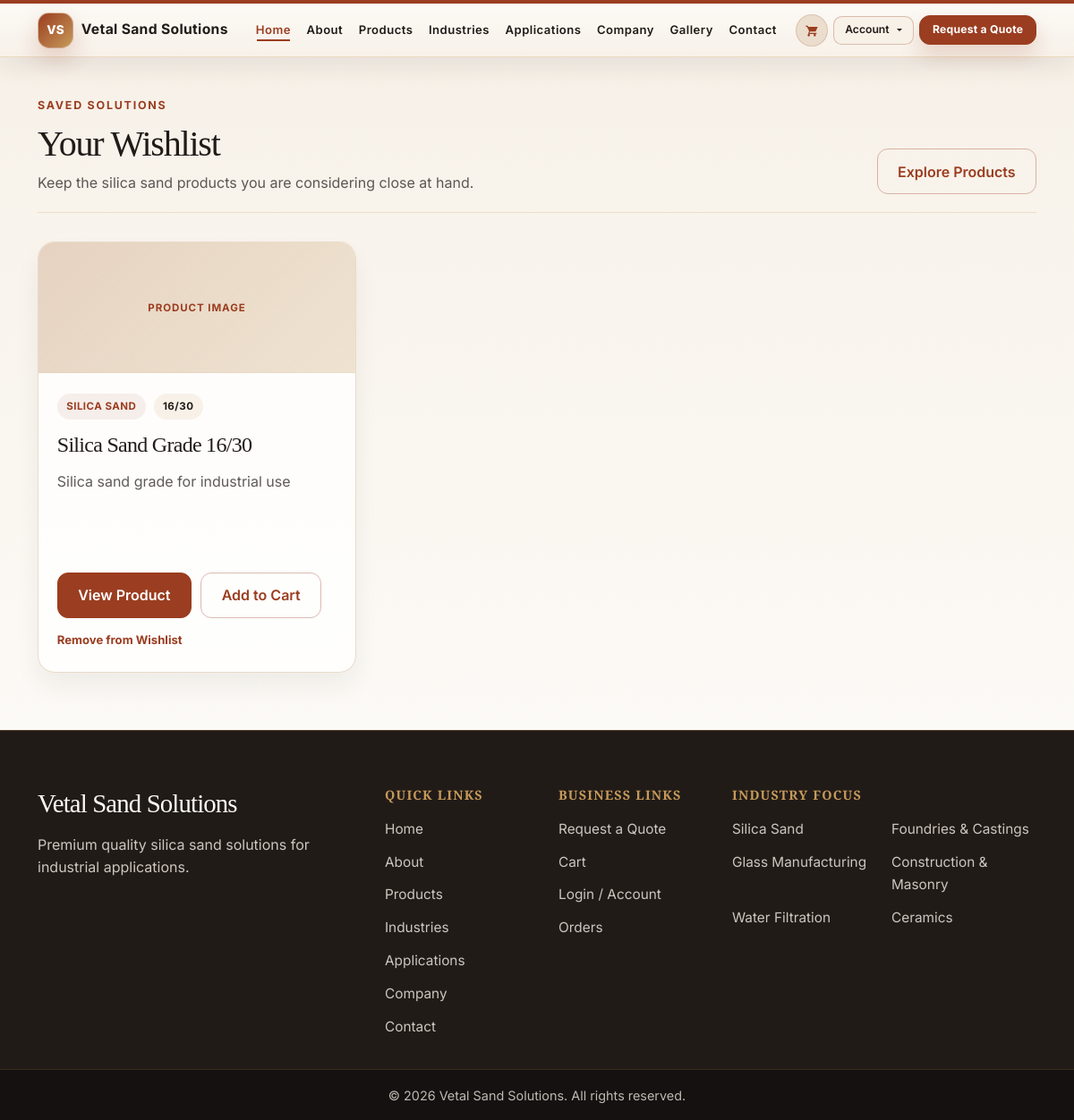
Screenshot of /wishlist/ (signed in) with the database file from the repository.
### products/models.py (models this page shows, shortened)
class Wishlist(models.Model):
    user = models.ForeignKey(settings.AUTH_USER_MODEL, on_delete=models.CASCADE, related_name='wishlist_items')
    product = models.ForeignKey(Product, on_delete=models.CASCADE, related_name='wishlist_items')
    created_at = models.DateTimeField(auto_now_add=True)
    class Meta:
        ordering = ['-created_at']
        constraints = [
            models.UniqueConstraint(fields=['user', 'product'], name='unique_user_product_wishlist'),
        ]

class Product(models.Model):
    category = models.ForeignKey(Category, on_delete=models.CASCADE, related_name='products')
    name = models.CharField(max_length=200)
    slug = models.SlugField(unique=True)
    short_description = models.CharField(max_length=300, blank=True)
    description = models.TextField(blank=True)
    grade = models.CharField(max_length=50, blank=True)
    price = models.DecimalField(
        max_digits=12,
        decimal_places=2,
        null=True,
        blank=True,
        help_text='Enter the product price in INR. Leave blank if pricing is available only on request.',
    )
    specifications = models.TextField(blank=True)
    applications = models.TextField(blank=True)
    industries = models.TextField(blank=True)
    is_active = models.BooleanField(default=True)
    is_featured = models.BooleanField(default=False)
    created_at = models.DateTimeField(auto_now_add=True)
    updated_at = models.DateTimeField(auto_now=True)
    class Meta:
        ordering = ['-created_at']

class Category(models.Model):
    name = models.CharField(max_length=100)
    slug = models.SlugField(unique=True)
    description = models.TextField(blank=True)
    is_active = models.BooleanField(default=True)
    created_at = models.DateTimeField(auto_now_add=True)
    class Meta:
        verbose_name = 'Category'
        verbose_name_plural = 'Categories'

### products/views.py (the view)
# urls.py: path('wishlist/', product_views.wishlist_detail, name='wishlist_detail'),
@login_required(login_url='login')
def wishlist_detail(request):
    wishlist_items = Wishlist.objects.filter(user=request.user).select_related(
        'product__category'
    ).prefetch_related('product__images')
    for wishlist_item in wishlist_items:
        product = wishlist_item.product
        product.primary_image = product.images.filter(is_primary=True).first() or product.images.first()
    return render(request, 'products/wishlist.html', {'wishlist_items': wishlist_items})

### cart/context_processors.py (called while the page is built)
def cart_count(request):
    cart = request.session.get('cart', {})
    total_items = 0
    for quantity in cart.values():
        try:
            total_items += int(quantity)
        except (TypeError, ValueError):
            continue
    return {'cart_count': total_items}

### products/context_processors.py (called while the page is built)
def wishlist_count(request):
    if not request.user.is_authenticated:
        return {'wishlist_count': 0}
    return {'wishlist_count': Wishlist.objects.filter(user=request.user).count()}

### templates/products/wishlist.html (shortened to what this page needs)
{% extends 'base.html' %}
{% block content %}
<section class="wishlist-page">
    <div class="container wishlist-page-container">
        <div class="wishlist-intro">
            <div>
                <p class="section-kicker">Saved solutions</p>
                <h1>Your Wishlist</h1>
                <p>Keep the silica sand products you are considering close at hand.</p>
            </div>
            <a href="{% url 'product_list' %}" class="btn btn-secondary">Explore Products</a>
        </div>
        {% if wishlist_items %}
            <div class="row g-4">
                {% for wishlist_item in wishlist_items %}
                    {% with product=wishlist_item.product %}
                        <div class="col-12 col-md-6 col-xl-4">
                            <article class="wishlist-card">
                                <div class="wishlist-image-wrap">
                                    {% if product.primary_image and product.primary_image.image %}
                                        <img src="{{ product.primary_image.image.url }}" alt="{{ product.primary_image.alt_text|default:product.name }}" class="wishlist-image">
                                    {% else %}
                                        <div class="product-placeholder" aria-label="No product image available">
                                            <span>Product Image</span>
                                        </div>
                                    {% endif %}
                                </div>
                                <div class="wishlist-card-body">
                                    <div class="product-meta">
                                        <span class="product-category">{{ product.category.name }}</span>
                                        {% if product.grade %}
                                            <span class="product-grade">{{ product.grade }}</span>
                                        {% endif %}
                                    </div>
                                    <h2>{{ product.name }}</h2>
                                    <p>{{ product.short_description|default:product.description|striptags|truncatechars:160 }}</p>
                                    <div class="wishlist-card-actions">
                                        <a href="{% url 'product_detail' product.slug %}" class="btn btn-primary product-btn">View Product</a>
                                        <a href="{% url 'add_to_cart' product.id %}" class="btn btn-secondary product-btn">Add to Cart</a>
                                        <form method="post" action="{% url 'remove_from_wishlist' product.id %}">
                                            <button type="submit" class="wishlist-remove-button">Remove from Wishlist</button>
                                        </form>
                                    </div>
                                </div>
                            </article>
                        </div>
                    {% endwith %}
                {% endfor %}
            </div>
        {% else %}
            <div class="empty-state wishlist-empty-state text-center">
                <h2>Your wishlist is empty</h2>
                <p>Save products here while you explore our industrial silica sand solutions.</p>
                <a href="{% url 'product_list' %}" class="btn btn-primary">Explore Products</a>
            </div>
        {% endif %}
    </div>
</section>
{% endblock %}

### static/css/style.css (style rules this page uses)
:root { --primary: #9B3D20; --dark: #211B18; --sand: #E8D8C5; --cream: #F7F1E8; --off-white: #FCFAF6; --gold: #C69A5A; --border-soft: rgba(33, 27, 24, 0.08); --text-soft: #514640; --shadow-soft: 0 18px 38px rgba(33, 27, 24, 0.08); --shadow-card: 0 16px 28px rgba(33, 27, 24, 0.06); }
html { scroll-behavior: smooth; }
body { font-family: 'Inter', sans-serif; background: linear-gradient(180deg, var(--off-white) 0%, var(--cream) 100%); color: var(--dark); line-height: 1.6; font-weight: 400; -webkit-font-smoothing: antialiased; text-rendering: optimizeLegibility; }
a { color: var(--dark); text-decoration: none; transition: color 0.25s ease, background-color 0.25s ease, border-color 0.25s ease, transform 0.25s ease; }
h1, h2, h3, h4, h5, h6, .site-title, .hero-title { font-family: 'Playfair Display', serif; color: var(--dark); line-height: 1.15; letter-spacing: -0.03em; margin-bottom: 0.75rem; }
p { margin-bottom: 1rem; color: var(--dark); }
.btn, button, input, textarea, select { font-family: 'Inter', sans-serif; }
.btn { display: inline-flex; align-items: center; justify-content: center; border-radius: 0.75rem; font-weight: 600; padding: 0.8rem 1.4rem; transition: all 0.25s ease; border-width: 1px; border-style: solid; }
.btn-primary, .btn-quote { background: var(--primary); border-color: var(--primary); color: #fff; }
.btn-secondary, .btn-outline-primary { background: transparent; border-color: rgba(155, 61, 32, 0.35); color: var(--primary); }
.product-placeholder { width: 100%; height: 100%; display: flex; align-items: center; justify-content: center; color: var(--primary); background: linear-gradient(135deg, rgba(155, 61, 32, 0.08), rgba(198, 154, 90, 0.18)); font-weight: 700; letter-spacing: 0.08em; text-transform: uppercase; font-size: 0.72rem; }
.product-meta { display: flex; flex-wrap: wrap; gap: 0.55rem; }
.product-category, .product-grade { display: inline-flex; align-items: center; padding: 0.35rem 0.65rem; border-radius: 999px; font-size: 0.72rem; font-weight: 700; letter-spacing: 0.04em; text-transform: uppercase; }
.product-category { background: rgba(155, 61, 32, 0.08); color: var(--primary); }
.product-grade { background: rgba(198, 154, 90, 0.12); color: var(--dark); }
.product-btn { width: fit-content; margin-top: auto; }
.wishlist-page { min-height: 70vh; background: linear-gradient(180deg, rgba(247, 241, 232, 0.98) 0%, rgba(252, 250, 246, 1) 100%); }
.wishlist-page-container { padding-top: 2.5rem; padding-bottom: 4rem; }
.wishlist-intro { display: flex; align-items: end; justify-content: space-between; gap: 1.5rem; margin-bottom: 2rem; padding-bottom: 1.25rem; border-bottom: 1px solid rgba(198, 154, 90, 0.24); }
.wishlist-intro h1 { margin-bottom: 0.5rem; }
.wishlist-intro p:last-child { margin-bottom: 0; color: rgba(33, 27, 24, 0.72); }
.wishlist-card { display: flex; flex-direction: column; height: 100%; overflow: hidden; background: rgba(255, 255, 255, 0.78); border: 1px solid rgba(232, 216, 197, 0.9); border-radius: 1.2rem; box-shadow: var(--shadow-card); transition: transform 0.25s ease, box-shadow 0.25s ease, border-color 0.25s ease; }
.wishlist-image-wrap { height: 220px; overflow: hidden; background: linear-gradient(135deg, rgba(232, 216, 197, 0.82), rgba(247, 241, 232, 0.9)); border-bottom: 1px solid rgba(198, 154, 90, 0.2); }
.wishlist-card-body { display: flex; flex-direction: column; gap: 0.9rem; height: 100%; padding: 1.4rem 1.3rem 1.5rem; }
.wishlist-card-body h2 { font-size: 1.5rem; margin-bottom: 0; }
.wishlist-card-body p { color: rgba(33, 27, 24, 0.72); margin-bottom: 0; }
.wishlist-card-actions { display: flex; flex-wrap: wrap; align-items: center; gap: 0.65rem; margin-top: auto; }
.wishlist-remove-button { padding: 0; border: 0; background: transparent; color: var(--primary); font-size: 0.82rem; font-weight: 700; cursor: pointer; }
.section-kicker { display: inline-block; margin-bottom: 0.6rem; color: var(--primary); font-size: 0.78rem; font-weight: 700; letter-spacing: 0.14em; text-transform: uppercase; }

### rows the page displays
Wishlist: product.category.name "SILICA SAND", product.grade "16/30", product.name "Silica Sand Grade 16/30", product.short_description "Silica sand grade for industrial use"
